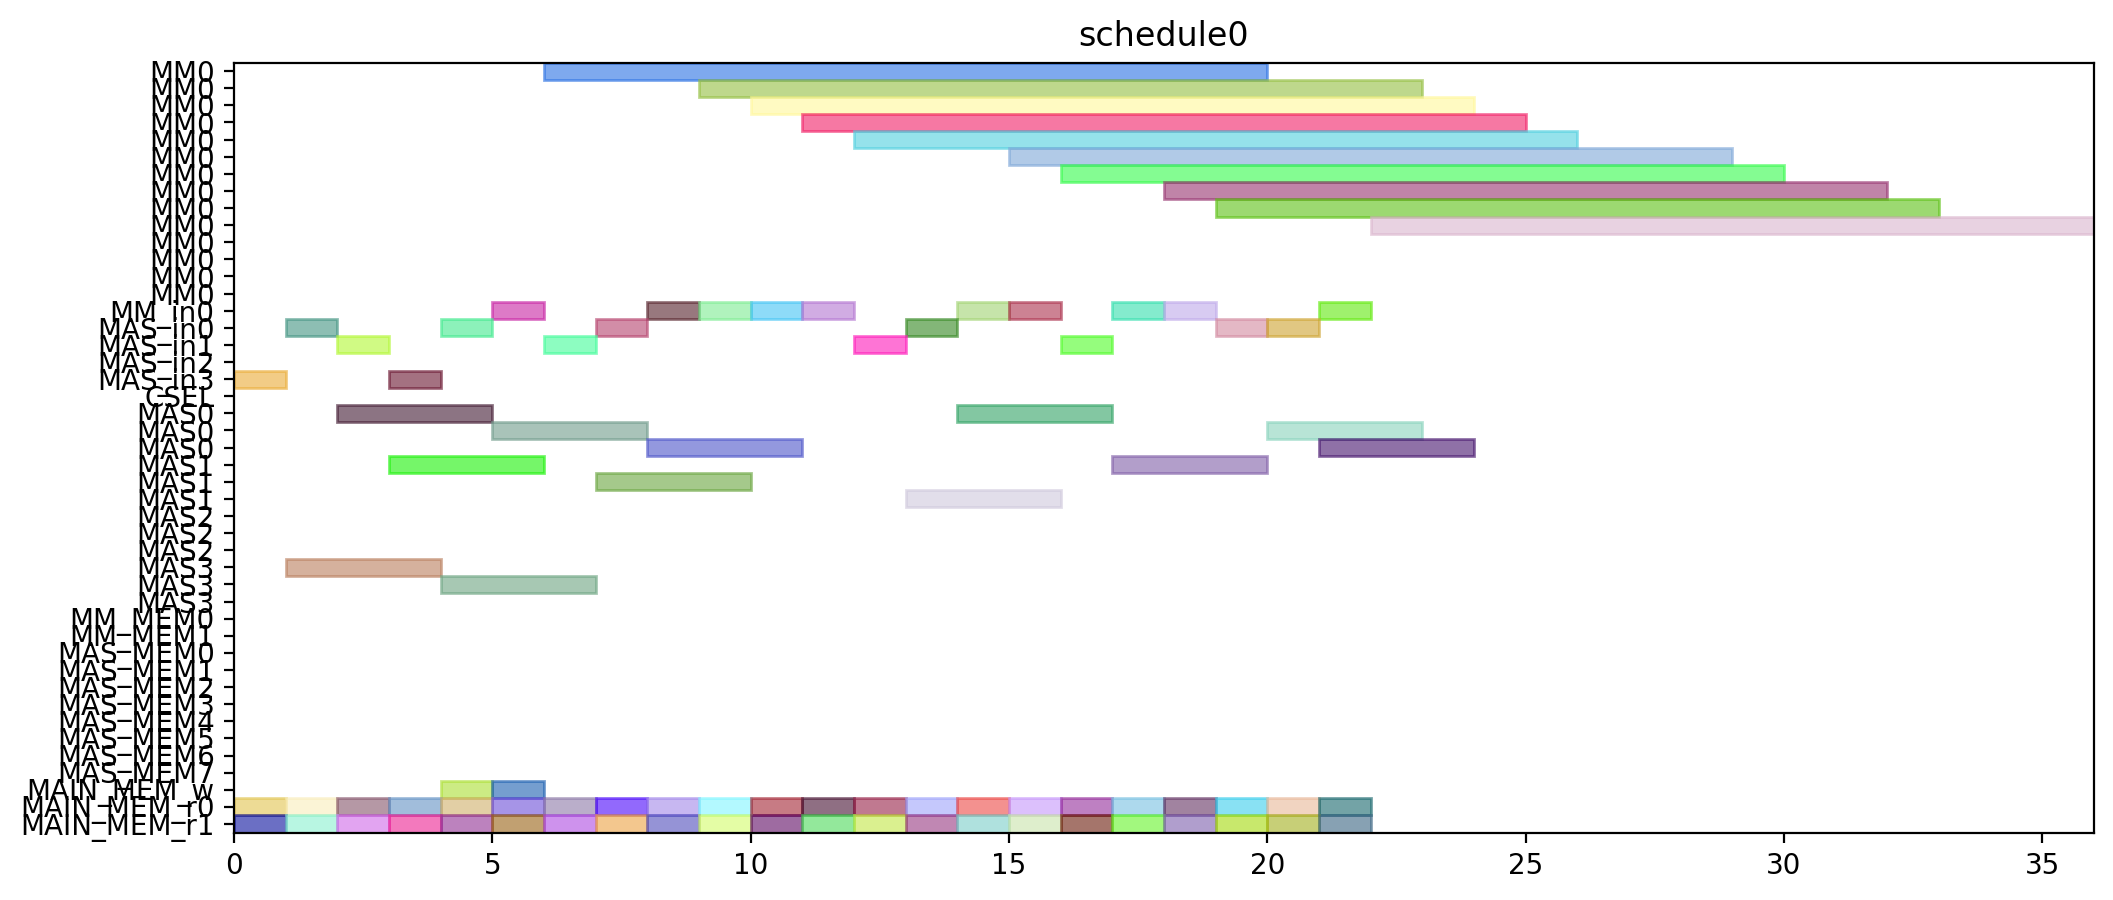

This chart was generated by the following Python code:
from pyschedule import Scenario, solvers, plotters, alt


def solve():
	horizon = 120
	S = Scenario("schedule0", horizon=horizon)

	# resource
	MM = S.Resources('MM', num=1, size=14)
	MM_in = S.Resources('MM_in', num=1)
	MAS_in = S.Resources('MAS_in', num=4)
	CSEL = S.Resource('CSEL')
	MAS = S.Resources('MAS', num=4, size=3, periods=range(1, horizon))
	MM_MEM = S.Resources('MM_MEM', num=2)
	MAS_MEM = S.Resources('MAS_MEM', num=8)
	MAIN_MEM_w = S.Resource('MAIN_MEM_w', size=1)
	MAIN_MEM_r = S.Resources('MAIN_MEM_r', num=2)

	# result of previous scheduling

	# new tasks
	c10_t0 = S.Task('c10_t0', length=14, delay_cost=1)
	c10_t0 += alt(MM)
	c10_t0_in = S.Task('c10_t0_in', length=1, delay_cost=1)
	c10_t0_in += alt(MM_in)
	S += c10_t0_in*MM_in[0]<=c10_t0*MM[0]
	c10_t0_mem0 = S.Task('c10_t0_mem0', length=1, delay_cost=1)
	c10_t0_mem0 += MAIN_MEM_r[0]
	S += c10_t0_mem0 <= c10_t0

	c10_t0_mem1 = S.Task('c10_t0_mem1', length=1, delay_cost=1)
	c10_t0_mem1 += MAIN_MEM_r[1]
	S += c10_t0_mem1 <= c10_t0

	c10_t1 = S.Task('c10_t1', length=14, delay_cost=1)
	c10_t1 += alt(MM)
	c10_t1_in = S.Task('c10_t1_in', length=1, delay_cost=1)
	c10_t1_in += alt(MM_in)
	S += c10_t1_in*MM_in[0]<=c10_t1*MM[0]
	c10_t1_mem0 = S.Task('c10_t1_mem0', length=1, delay_cost=1)
	c10_t1_mem0 += MAIN_MEM_r[0]
	S += c10_t1_mem0 <= c10_t1

	c10_t1_mem1 = S.Task('c10_t1_mem1', length=1, delay_cost=1)
	c10_t1_mem1 += MAIN_MEM_r[1]
	S += c10_t1_mem1 <= c10_t1

	c10_t2 = S.Task('c10_t2', length=3, delay_cost=1)
	c10_t2 += alt(MAS)
	c10_t2_in = S.Task('c10_t2_in', length=1, delay_cost=1)
	c10_t2_in += alt(MAS_in)
	S += c10_t2_in*MAS_in[0]<=c10_t2*MAS[0]

	S += c10_t2_in*MAS_in[1]<=c10_t2*MAS[1]

	S += c10_t2_in*MAS_in[2]<=c10_t2*MAS[2]

	S += c10_t2_in*MAS_in[3]<=c10_t2*MAS[3]

	c10_t2_mem0 = S.Task('c10_t2_mem0', length=1, delay_cost=1)
	c10_t2_mem0 += MAIN_MEM_r[0]
	S += c10_t2_mem0 <= c10_t2

	c10_t2_mem1 = S.Task('c10_t2_mem1', length=1, delay_cost=1)
	c10_t2_mem1 += MAIN_MEM_r[1]
	S += c10_t2_mem1 <= c10_t2

	c10_t3 = S.Task('c10_t3', length=3, delay_cost=1)
	c10_t3 += alt(MAS)
	c10_t3_in = S.Task('c10_t3_in', length=1, delay_cost=1)
	c10_t3_in += alt(MAS_in)
	S += c10_t3_in*MAS_in[0]<=c10_t3*MAS[0]

	S += c10_t3_in*MAS_in[1]<=c10_t3*MAS[1]

	S += c10_t3_in*MAS_in[2]<=c10_t3*MAS[2]

	S += c10_t3_in*MAS_in[3]<=c10_t3*MAS[3]

	c10_t3_mem0 = S.Task('c10_t3_mem0', length=1, delay_cost=1)
	c10_t3_mem0 += MAIN_MEM_r[0]
	S += c10_t3_mem0 <= c10_t3

	c10_t3_mem1 = S.Task('c10_t3_mem1', length=1, delay_cost=1)
	c10_t3_mem1 += MAIN_MEM_r[1]
	S += c10_t3_mem1 <= c10_t3

	c20_t0 = S.Task('c20_t0', length=14, delay_cost=1)
	c20_t0 += alt(MM)
	c20_t0_in = S.Task('c20_t0_in', length=1, delay_cost=1)
	c20_t0_in += alt(MM_in)
	S += c20_t0_in*MM_in[0]<=c20_t0*MM[0]
	c20_t0_mem0 = S.Task('c20_t0_mem0', length=1, delay_cost=1)
	c20_t0_mem0 += MAIN_MEM_r[0]
	S += c20_t0_mem0 <= c20_t0

	c20_t0_mem1 = S.Task('c20_t0_mem1', length=1, delay_cost=1)
	c20_t0_mem1 += MAIN_MEM_r[1]
	S += c20_t0_mem1 <= c20_t0

	c20_t1 = S.Task('c20_t1', length=14, delay_cost=1)
	c20_t1 += alt(MM)
	c20_t1_in = S.Task('c20_t1_in', length=1, delay_cost=1)
	c20_t1_in += alt(MM_in)
	S += c20_t1_in*MM_in[0]<=c20_t1*MM[0]
	c20_t1_mem0 = S.Task('c20_t1_mem0', length=1, delay_cost=1)
	c20_t1_mem0 += MAIN_MEM_r[0]
	S += c20_t1_mem0 <= c20_t1

	c20_t1_mem1 = S.Task('c20_t1_mem1', length=1, delay_cost=1)
	c20_t1_mem1 += MAIN_MEM_r[1]
	S += c20_t1_mem1 <= c20_t1

	c20_t2 = S.Task('c20_t2', length=3, delay_cost=1)
	c20_t2 += alt(MAS)
	c20_t2_in = S.Task('c20_t2_in', length=1, delay_cost=1)
	c20_t2_in += alt(MAS_in)
	S += c20_t2_in*MAS_in[0]<=c20_t2*MAS[0]

	S += c20_t2_in*MAS_in[1]<=c20_t2*MAS[1]

	S += c20_t2_in*MAS_in[2]<=c20_t2*MAS[2]

	S += c20_t2_in*MAS_in[3]<=c20_t2*MAS[3]

	c20_t2_mem0 = S.Task('c20_t2_mem0', length=1, delay_cost=1)
	c20_t2_mem0 += MAIN_MEM_r[0]
	S += c20_t2_mem0 <= c20_t2

	c20_t2_mem1 = S.Task('c20_t2_mem1', length=1, delay_cost=1)
	c20_t2_mem1 += MAIN_MEM_r[1]
	S += c20_t2_mem1 <= c20_t2

	c20_t3 = S.Task('c20_t3', length=3, delay_cost=1)
	c20_t3 += alt(MAS)
	c20_t3_in = S.Task('c20_t3_in', length=1, delay_cost=1)
	c20_t3_in += alt(MAS_in)
	S += c20_t3_in*MAS_in[0]<=c20_t3*MAS[0]

	S += c20_t3_in*MAS_in[1]<=c20_t3*MAS[1]

	S += c20_t3_in*MAS_in[2]<=c20_t3*MAS[2]

	S += c20_t3_in*MAS_in[3]<=c20_t3*MAS[3]

	c20_t3_mem0 = S.Task('c20_t3_mem0', length=1, delay_cost=1)
	c20_t3_mem0 += MAIN_MEM_r[0]
	S += c20_t3_mem0 <= c20_t3

	c20_t3_mem1 = S.Task('c20_t3_mem1', length=1, delay_cost=1)
	c20_t3_mem1 += MAIN_MEM_r[1]
	S += c20_t3_mem1 <= c20_t3

	c01_t0 = S.Task('c01_t0', length=14, delay_cost=1)
	c01_t0 += alt(MM)
	c01_t0_in = S.Task('c01_t0_in', length=1, delay_cost=1)
	c01_t0_in += alt(MM_in)
	S += c01_t0_in*MM_in[0]<=c01_t0*MM[0]
	c01_t0_mem0 = S.Task('c01_t0_mem0', length=1, delay_cost=1)
	c01_t0_mem0 += MAIN_MEM_r[0]
	S += c01_t0_mem0 <= c01_t0

	c01_t0_mem1 = S.Task('c01_t0_mem1', length=1, delay_cost=1)
	c01_t0_mem1 += MAIN_MEM_r[1]
	S += c01_t0_mem1 <= c01_t0

	c01_t1 = S.Task('c01_t1', length=14, delay_cost=1)
	c01_t1 += alt(MM)
	c01_t1_in = S.Task('c01_t1_in', length=1, delay_cost=1)
	c01_t1_in += alt(MM_in)
	S += c01_t1_in*MM_in[0]<=c01_t1*MM[0]
	c01_t1_mem0 = S.Task('c01_t1_mem0', length=1, delay_cost=1)
	c01_t1_mem0 += MAIN_MEM_r[0]
	S += c01_t1_mem0 <= c01_t1

	c01_t1_mem1 = S.Task('c01_t1_mem1', length=1, delay_cost=1)
	c01_t1_mem1 += MAIN_MEM_r[1]
	S += c01_t1_mem1 <= c01_t1

	c01_t2 = S.Task('c01_t2', length=3, delay_cost=1)
	c01_t2 += alt(MAS)
	c01_t2_in = S.Task('c01_t2_in', length=1, delay_cost=1)
	c01_t2_in += alt(MAS_in)
	S += c01_t2_in*MAS_in[0]<=c01_t2*MAS[0]

	S += c01_t2_in*MAS_in[1]<=c01_t2*MAS[1]

	S += c01_t2_in*MAS_in[2]<=c01_t2*MAS[2]

	S += c01_t2_in*MAS_in[3]<=c01_t2*MAS[3]

	c01_t2_mem0 = S.Task('c01_t2_mem0', length=1, delay_cost=1)
	c01_t2_mem0 += MAIN_MEM_r[0]
	S += c01_t2_mem0 <= c01_t2

	c01_t2_mem1 = S.Task('c01_t2_mem1', length=1, delay_cost=1)
	c01_t2_mem1 += MAIN_MEM_r[1]
	S += c01_t2_mem1 <= c01_t2

	c01_t3 = S.Task('c01_t3', length=3, delay_cost=1)
	c01_t3 += alt(MAS)
	c01_t3_in = S.Task('c01_t3_in', length=1, delay_cost=1)
	c01_t3_in += alt(MAS_in)
	S += c01_t3_in*MAS_in[0]<=c01_t3*MAS[0]

	S += c01_t3_in*MAS_in[1]<=c01_t3*MAS[1]

	S += c01_t3_in*MAS_in[2]<=c01_t3*MAS[2]

	S += c01_t3_in*MAS_in[3]<=c01_t3*MAS[3]

	c01_t3_mem0 = S.Task('c01_t3_mem0', length=1, delay_cost=1)
	c01_t3_mem0 += MAIN_MEM_r[0]
	S += c01_t3_mem0 <= c01_t3

	c01_t3_mem1 = S.Task('c01_t3_mem1', length=1, delay_cost=1)
	c01_t3_mem1 += MAIN_MEM_r[1]
	S += c01_t3_mem1 <= c01_t3

	c11_t0 = S.Task('c11_t0', length=14, delay_cost=1)
	c11_t0 += alt(MM)
	c11_t0_in = S.Task('c11_t0_in', length=1, delay_cost=1)
	c11_t0_in += alt(MM_in)
	S += c11_t0_in*MM_in[0]<=c11_t0*MM[0]
	c11_t0_mem0 = S.Task('c11_t0_mem0', length=1, delay_cost=1)
	c11_t0_mem0 += MAIN_MEM_r[0]
	S += c11_t0_mem0 <= c11_t0

	c11_t0_mem1 = S.Task('c11_t0_mem1', length=1, delay_cost=1)
	c11_t0_mem1 += MAIN_MEM_r[1]
	S += c11_t0_mem1 <= c11_t0

	c11_t1 = S.Task('c11_t1', length=14, delay_cost=1)
	c11_t1 += alt(MM)
	c11_t1_in = S.Task('c11_t1_in', length=1, delay_cost=1)
	c11_t1_in += alt(MM_in)
	S += c11_t1_in*MM_in[0]<=c11_t1*MM[0]
	c11_t1_mem0 = S.Task('c11_t1_mem0', length=1, delay_cost=1)
	c11_t1_mem0 += MAIN_MEM_r[0]
	S += c11_t1_mem0 <= c11_t1

	c11_t1_mem1 = S.Task('c11_t1_mem1', length=1, delay_cost=1)
	c11_t1_mem1 += MAIN_MEM_r[1]
	S += c11_t1_mem1 <= c11_t1

	c11_t2 = S.Task('c11_t2', length=3, delay_cost=1)
	c11_t2 += alt(MAS)
	c11_t2_in = S.Task('c11_t2_in', length=1, delay_cost=1)
	c11_t2_in += alt(MAS_in)
	S += c11_t2_in*MAS_in[0]<=c11_t2*MAS[0]

	S += c11_t2_in*MAS_in[1]<=c11_t2*MAS[1]

	S += c11_t2_in*MAS_in[2]<=c11_t2*MAS[2]

	S += c11_t2_in*MAS_in[3]<=c11_t2*MAS[3]

	c11_t2_mem0 = S.Task('c11_t2_mem0', length=1, delay_cost=1)
	c11_t2_mem0 += MAIN_MEM_r[0]
	S += c11_t2_mem0 <= c11_t2

	c11_t2_mem1 = S.Task('c11_t2_mem1', length=1, delay_cost=1)
	c11_t2_mem1 += MAIN_MEM_r[1]
	S += c11_t2_mem1 <= c11_t2

	c11_t3 = S.Task('c11_t3', length=3, delay_cost=1)
	c11_t3 += alt(MAS)
	c11_t3_in = S.Task('c11_t3_in', length=1, delay_cost=1)
	c11_t3_in += alt(MAS_in)
	S += c11_t3_in*MAS_in[0]<=c11_t3*MAS[0]

	S += c11_t3_in*MAS_in[1]<=c11_t3*MAS[1]

	S += c11_t3_in*MAS_in[2]<=c11_t3*MAS[2]

	S += c11_t3_in*MAS_in[3]<=c11_t3*MAS[3]

	c11_t3_mem0 = S.Task('c11_t3_mem0', length=1, delay_cost=1)
	c11_t3_mem0 += MAIN_MEM_r[0]
	S += c11_t3_mem0 <= c11_t3

	c11_t3_mem1 = S.Task('c11_t3_mem1', length=1, delay_cost=1)
	c11_t3_mem1 += MAIN_MEM_r[1]
	S += c11_t3_mem1 <= c11_t3

	c21_t0 = S.Task('c21_t0', length=14, delay_cost=1)
	c21_t0 += alt(MM)
	c21_t0_in = S.Task('c21_t0_in', length=1, delay_cost=1)
	c21_t0_in += alt(MM_in)
	S += c21_t0_in*MM_in[0]<=c21_t0*MM[0]
	c21_t0_mem0 = S.Task('c21_t0_mem0', length=1, delay_cost=1)
	c21_t0_mem0 += MAIN_MEM_r[0]
	S += c21_t0_mem0 <= c21_t0

	c21_t0_mem1 = S.Task('c21_t0_mem1', length=1, delay_cost=1)
	c21_t0_mem1 += MAIN_MEM_r[1]
	S += c21_t0_mem1 <= c21_t0

	c21_t1 = S.Task('c21_t1', length=14, delay_cost=1)
	c21_t1 += alt(MM)
	c21_t1_in = S.Task('c21_t1_in', length=1, delay_cost=1)
	c21_t1_in += alt(MM_in)
	S += c21_t1_in*MM_in[0]<=c21_t1*MM[0]
	c21_t1_mem0 = S.Task('c21_t1_mem0', length=1, delay_cost=1)
	c21_t1_mem0 += MAIN_MEM_r[0]
	S += c21_t1_mem0 <= c21_t1

	c21_t1_mem1 = S.Task('c21_t1_mem1', length=1, delay_cost=1)
	c21_t1_mem1 += MAIN_MEM_r[1]
	S += c21_t1_mem1 <= c21_t1

	c21_t2 = S.Task('c21_t2', length=3, delay_cost=1)
	c21_t2 += alt(MAS)
	c21_t2_in = S.Task('c21_t2_in', length=1, delay_cost=1)
	c21_t2_in += alt(MAS_in)
	S += c21_t2_in*MAS_in[0]<=c21_t2*MAS[0]

	S += c21_t2_in*MAS_in[1]<=c21_t2*MAS[1]

	S += c21_t2_in*MAS_in[2]<=c21_t2*MAS[2]

	S += c21_t2_in*MAS_in[3]<=c21_t2*MAS[3]

	c21_t2_mem0 = S.Task('c21_t2_mem0', length=1, delay_cost=1)
	c21_t2_mem0 += MAIN_MEM_r[0]
	S += c21_t2_mem0 <= c21_t2

	c21_t2_mem1 = S.Task('c21_t2_mem1', length=1, delay_cost=1)
	c21_t2_mem1 += MAIN_MEM_r[1]
	S += c21_t2_mem1 <= c21_t2

	c21_t3 = S.Task('c21_t3', length=3, delay_cost=1)
	c21_t3 += alt(MAS)
	c21_t3_in = S.Task('c21_t3_in', length=1, delay_cost=1)
	c21_t3_in += alt(MAS_in)
	S += c21_t3_in*MAS_in[0]<=c21_t3*MAS[0]

	S += c21_t3_in*MAS_in[1]<=c21_t3*MAS[1]

	S += c21_t3_in*MAS_in[2]<=c21_t3*MAS[2]

	S += c21_t3_in*MAS_in[3]<=c21_t3*MAS[3]

	c21_t3_mem0 = S.Task('c21_t3_mem0', length=1, delay_cost=1)
	c21_t3_mem0 += MAIN_MEM_r[0]
	S += c21_t3_mem0 <= c21_t3

	c21_t3_mem1 = S.Task('c21_t3_mem1', length=1, delay_cost=1)
	c21_t3_mem1 += MAIN_MEM_r[1]
	S += c21_t3_mem1 <= c21_t3

	c000 = S.Task('c000', length=3, delay_cost=1)
	c000 += alt(MAS)
	c000_in = S.Task('c000_in', length=1, delay_cost=1)
	c000_in += alt(MAS_in)
	S += c000_in*MAS_in[0]<=c000*MAS[0]

	S += c000_in*MAS_in[1]<=c000*MAS[1]

	S += c000_in*MAS_in[2]<=c000*MAS[2]

	S += c000_in*MAS_in[3]<=c000*MAS[3]

	S += 0<c000

	c000_w = S.Task('c000_w', length=1, delay_cost=1)
	c000_w += alt(MAIN_MEM_w)
	S += c000 <= c000_w

	c000_mem0 = S.Task('c000_mem0', length=1, delay_cost=1)
	c000_mem0 += MAIN_MEM_r[0]
	S += c000_mem0 <= c000

	c000_mem1 = S.Task('c000_mem1', length=1, delay_cost=1)
	c000_mem1 += MAIN_MEM_r[1]
	S += c000_mem1 <= c000

	c001 = S.Task('c001', length=3, delay_cost=1)
	c001 += alt(MAS)
	c001_in = S.Task('c001_in', length=1, delay_cost=1)
	c001_in += alt(MAS_in)
	S += c001_in*MAS_in[0]<=c001*MAS[0]

	S += c001_in*MAS_in[1]<=c001*MAS[1]

	S += c001_in*MAS_in[2]<=c001*MAS[2]

	S += c001_in*MAS_in[3]<=c001*MAS[3]

	S += 0<c001

	c001_w = S.Task('c001_w', length=1, delay_cost=1)
	c001_w += alt(MAIN_MEM_w)
	S += c001 <= c001_w

	c001_mem0 = S.Task('c001_mem0', length=1, delay_cost=1)
	c001_mem0 += MAIN_MEM_r[0]
	S += c001_mem0 <= c001

	c001_mem1 = S.Task('c001_mem1', length=1, delay_cost=1)
	c001_mem1 += MAIN_MEM_r[1]
	S += c001_mem1 <= c001

	solvers.mip.solve(S,msg=1,kind='CPLEX',ratio_gap=1.01)

	solution = [['hoge']*len(S.solution()[1]) for i in range(len(S.solution()))]
	for i in range(len(S.solution())):
		for j in range(len(S.solution()[i])):
			solution[i][j]=str(S.solution()[i][j])
	print(solution)

	cycles = int(solution[-1][3])

	pic_file_name = "/mnt/rose/usr1/fukuda/ABE/multiRAM_multiMAS_16mux/scheduling_result/stage14MM1_stage3MAS4/FROB/schedule0.png"
	if(S.solution() != []):
		plotters.matplotlib.plot(S,img_filename=pic_file_name, show_task_labels=False, fig_size=(cycles*0.25+3, 5))

	return solution
